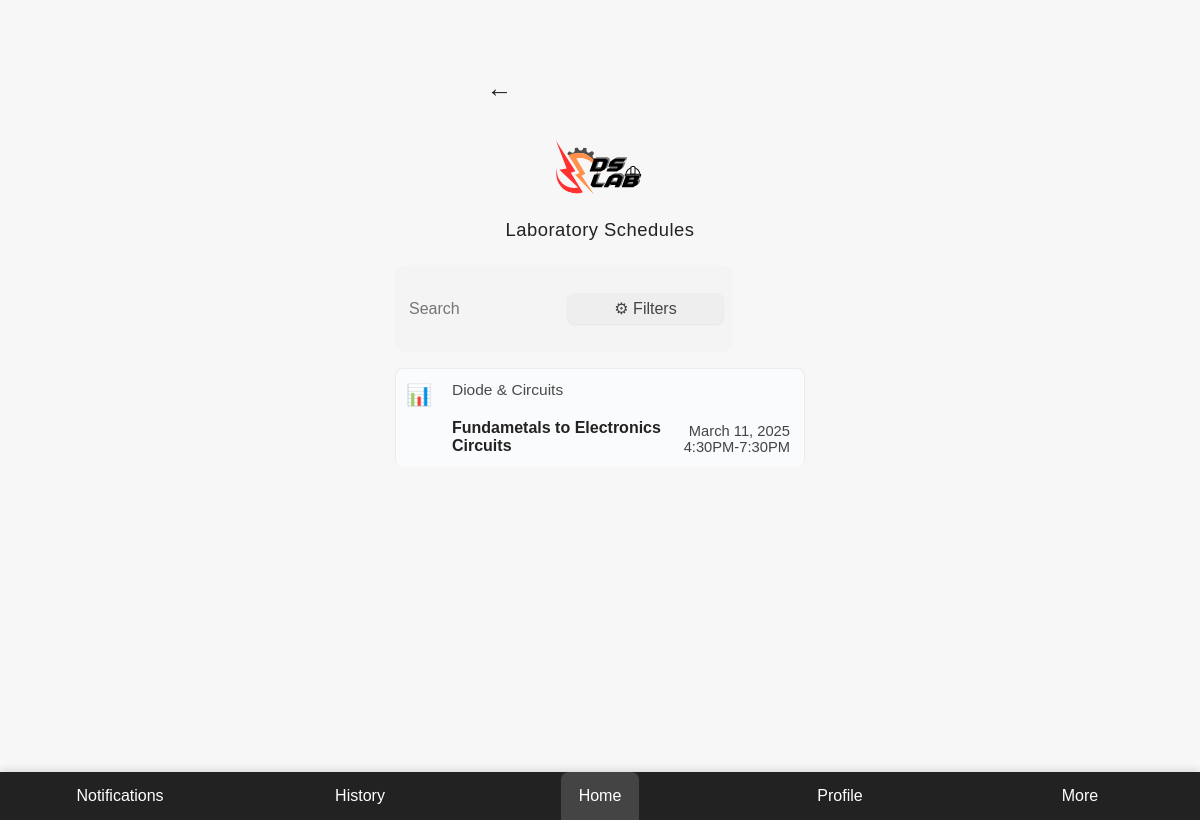
Page /labday.php on the earlier database version.
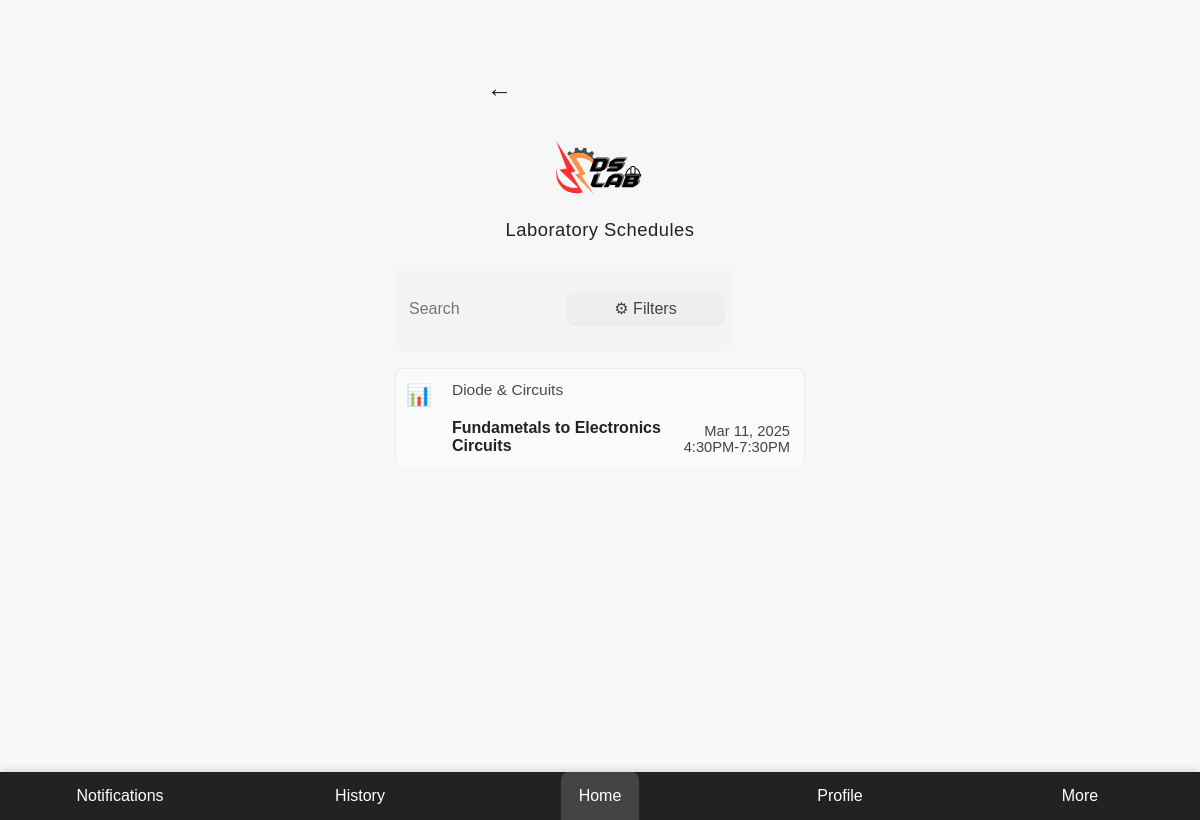
Same page on the later database version.
### tables this page shows
CREATE TABLE `schedules` (
  `id` int(11) NOT NULL,
  `subject` varchar(255) NOT NULL,
  `course` varchar(255) NOT NULL,
  `schedule_date` date NOT NULL,
  `start_time` time NOT NULL,
  `end_time` time NOT NULL
);

### labday.php (the view, shortened to what this page needs)
<?php
include 'db.php';
$schedules = [];
$sql = "SELECT * FROM schedules ORDER BY schedule_date, start_time";
$result = $conn->query($sql);
if ($result && $result->num_rows > 0) {
    while ($row = $result->fetch_assoc()) {
        $schedules[] = $row;
    }
}
?>
<!DOCTYPE html>
<html lang="en">
<head>
  <link rel="stylesheet" href="style.css">
</head>
<body style="background:#f7f7f7;">
  <div style="min-height:100vh;display:flex;align-items:flex-start;justify-content:center;background:#f7f7f7;padding-top:40px;">
    <div class="labday-card" style="box-shadow:none;padding:22px 14px 10px 14px;max-width:410px;width:100%;">
      <div class="labday-top-row">
        <button class="labday-back" onclick="window.history.back()">&#8592;</button>
      </div>
      <div class="labday-logo-center">
      </div>
      <h2 class="labday-section" style="text-align:center;font-size:1.15em;font-weight:500;margin-bottom:18px;margin-top:8px;">Laboratory Schedules</h2>
      <form class="labday-search-row" method="get" action="">
        <input type="text" name="search" placeholder="Search" value="<?php echo isset($_GET['search']) ? htmlspecialchars($_GET['search']) : ''; ?>">
        <button type="button" class="labday-filters">&#9881; Filters</button>
      </form>
      <div class="labday-list">
        <?php if (empty($schedules)): ?>
          <div class="labday-item">
            <span class="labday-icon">&#128202;</span>
            <div class="labday-details">
              <span class="labday-subject">Diode & Circuits</span><br>
              <span class="labday-course">Fundametals to Electronics Circuits</span>
            </div>
            <div class="labday-date">March 11, 2025<br>4:30PM-7:30PM</div>
          </div>
        <?php else: ?>
          <?php foreach ($schedules as $sched): ?>
            <div class="labday-item">
              <span class="labday-icon">&#128202;</span>
              <div class="labday-details">
                <span class="labday-subject"><?php echo htmlspecialchars($sched['subject']); ?></span><br>
                <span class="labday-course"><?php echo htmlspecialchars($sched['course']); ?></span>
              </div>
              <div class="labday-date">
                <?php echo date('M j, Y', strtotime($sched['schedule_date'])); ?><br>
                <?php echo date('g:iA', strtotime($sched['start_time'])) . '-' . date('g:iA', strtotime($sched['end_time'])); ?>
              </div>
            </div>
          <?php endforeach; ?>
        <?php endif; ?>
      </div>
  <ul>
    <li><a href="/notif">Notifications</a></li>
    <li><a href="/history">History</a></li>
    <li><a class="active" href="/home">Home</a></li>
    <li><a href="/profile">Profile</a></li>
    <li><a href="/more">More</a></li>
  </ul>
</body>
</html>

Differences in the rows shown:
added schedules: subject "Diode & Circuits", course "Fundametals to Electronics Circuits", schedule_date "Mar 11, 2025", start_time "4:30PM", end_time "7:30PM"
Other differences:
text no longer shown: "📊 Diode & Circuits Fundametals to Electronics Circuits March 11, 2025 4:30PM-7:30PM"
